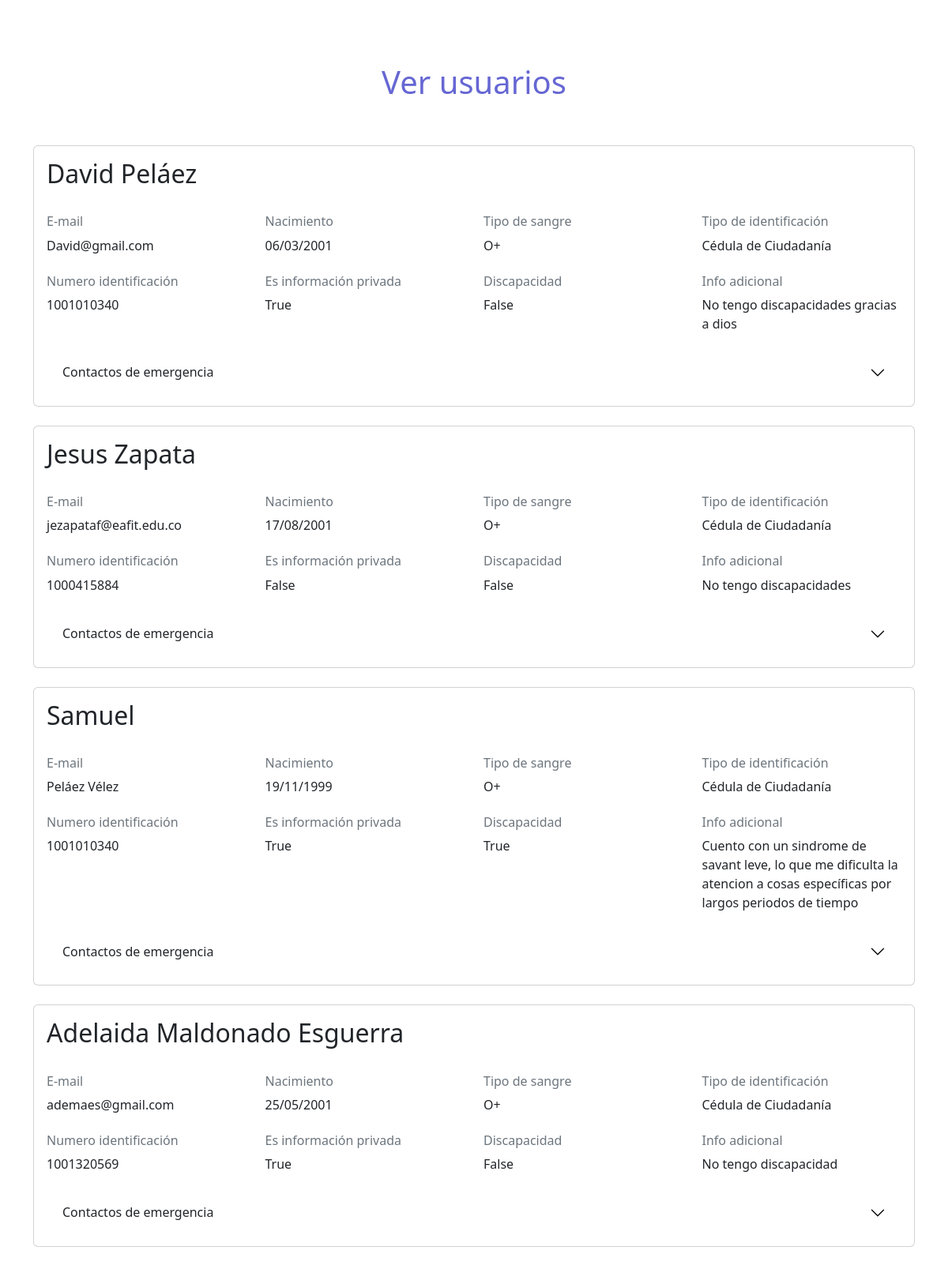
The app's page /ver-usuario/ with its own data.
### InnciclaApp/models.py (models this page shows)
class Usuario(models.Model):
    nombre = models.CharField(max_length = 100)
    email = models.CharField(max_length = 100)
    birth_date = models.CharField(max_length = 100)
    blood_type = models.CharField(max_length = 100)
    phone = models.CharField(max_length = 100)
    Id_type = models.CharField(max_length = 100)
    Id_number = models.CharField(max_length = 30)
    private_info = models.CharField(max_length = 30)
    disability = models.CharField(max_length = 30)
    about = models.CharField(max_length = 500)
    id_contacto = models.CharField(max_length = 30)

### InnciclaApp/views.py (the view)
# urls.py: path('ver-usuario/', views.verUsuario, name="ver-usuario"),
def verUsuario(request):
    usuarios = Usuario.objects.all()
    contactos = Contacto.objects.all()
    context = {
        "usuarios" : usuarios,
        "contactos" : contactos
    }
    return render(request,"InnciclaApp/Admin/verUsuario.html", context)

### InnciclaApp/templates/InnciclaApp/Admin/verUsuario.html (shortened to what this page needs)
{% load static %}
<link rel="stylesheet" type="text/css" href="{% static 'css/admin.css' %}">
{% block content %}
    <link href="https://cdn.jsdelivr.net/npm/bootstrap@5.2.0-beta1/dist/css/bootstrap.min.css"
          rel="stylesheet"
>
    <body class="background">
        <div class="container-sm mycont">
            <h1 class="color">Ver usuarios</h1>
            <br />
            <br />
            {% for usuario in usuarios %}
                <div class="card">
                    <div class="card-body">
                        <h2 class="card-title">{{ usuario.nombre }}</h2>
                        <br />
                        <div class="row">
                            <div class="col">
                                <h6 class="text-muted">E-mail</h6>
                                <p class="card-text">
                                    {{ usuario.email }}
                                </p>
                            </div>
                            <div class="col">
                                <h6 class="text-muted">Nacimiento</h6>
                                <p class="card-text">
                                    {{ usuario.birth_date }}
                                </p>
                            </div>
                            <div class="col">
                                <h6 class="text-muted">Tipo de sangre</h6>
                                <p class="card-text">
                                    {{ usuario.blood_type }}
                                </p>
                            </div>
                            <div class="col">
                                <h6 class="text-muted">Tipo de identificación</h6>
                                <p class="card-text">
                                    {{ usuario.Id_type }}
                                </p>
                            </div>
                        </div>
                        <br />
                        <div class="row">
                            <div class="col">
                                <h6 class="text-muted">Numero identificación</h6>
                                <p class="card-text">
                                    {{ usuario.Id_number }}
                                </p>
                            </div>
                            <div class="col">
                                <h6 class="text-muted">Es información privada</h6>
                                <p class="card-text">
                                    {{ usuario.private_info }}
                                </p>
                            </div>
                            <div class="col">
                                <h6 class="text-muted">Discapacidad</h6>
                                <p class="card-text">
                                    {{ usuario.disability }}
                                </p>
                            </div>
                            <div class="col">
                                <h6 class="text-muted">Info adicional</h6>
                                <p class="card-text">
                                    {{ usuario.about }}
                                </p>
                            </div>
                        </div>
                        <br />
                        <div class="row">
                            <div class="accordion accordion-flush" id="accordionFlushExample">
                                <div class="accordion-item">
                                    <h2 class="accordion-header" id="flush-headingOne">
                                        <button class="accordion-button collapsed"
                                                type="button"
                                                data-bs-toggle="collapse"
                                                data-bs-target="#flush-collapseOne"
                                                aria-expanded="false"
                                                aria-controls="flush-collapseOne">
                                            Contactos de emergencia
                                        </button>
                                    </h2>
                                </div>
                            </div>
                        </div>
                    </div>
                </div>
                <br />
            {% endfor %}
        </div>
    </body>
{% endblock %}

### InnciclaApp/static/css/admin.css (style rules this page uses)
.color { text-align: center; color: rgb(102, 103, 211); }
.mycont { margin-top: 50px; padding: 30px; }

### records on screen
Usuario: nombre "David Peláez", email "David@gmail.com", birth_date "06/03/2001", blood_type "O+", Id_type "Cédula de Ciudadanía", Id_number "1001010340", private_info "True", disability "False", about "No tengo discapacidades gracias a dios"
Usuario: nombre "Jesus Zapata", email "jezapataf@eafit.edu.co", birth_date "17/08/2001", blood_type "O+", Id_type "Cédula de Ciudadanía", Id_number "1000415884", private_info "False", disability "False", about "No tengo discapacidades"
Usuario: nombre "Samuel", email "Peláez Vélez", birth_date "19/11/1999", blood_type "O+", Id_type "Cédula de Ciudadanía", Id_number "1001010340", private_info "True", disability "True", about "Cuento con un sindrome de savant leve, lo que me dificulta la atencion a cosas específicas por largos periodos de tiempo"
Usuario: nombre "Adelaida Maldonado Esguerra", email "ademaes@gmail.com", birth_date "25/05/2001", blood_type "O+", Id_type "Cédula de Ciudadanía", Id_number "1001320569", private_info "True", disability "False", about "No tengo discapacidad"
